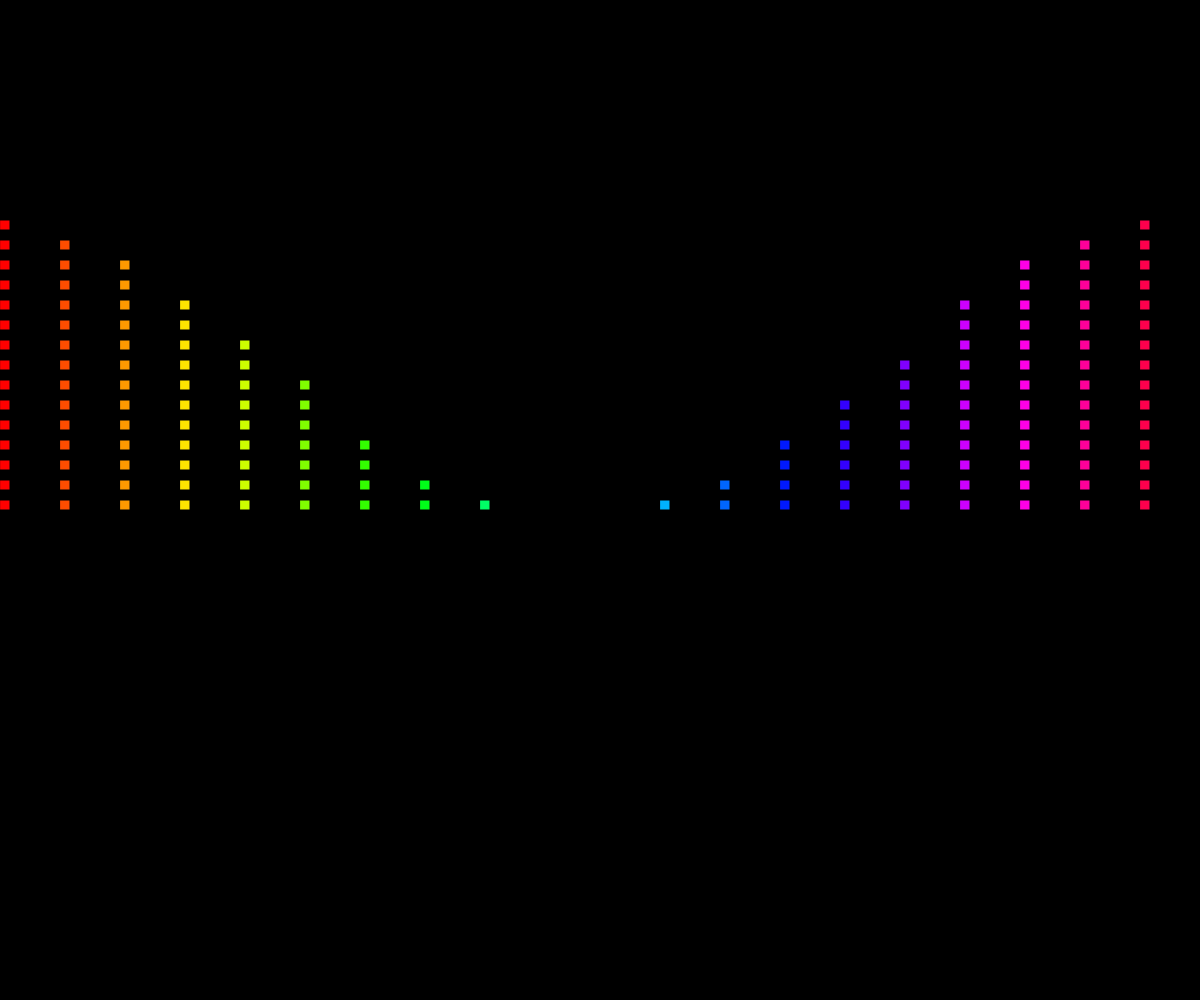
Frame 1 (no input)
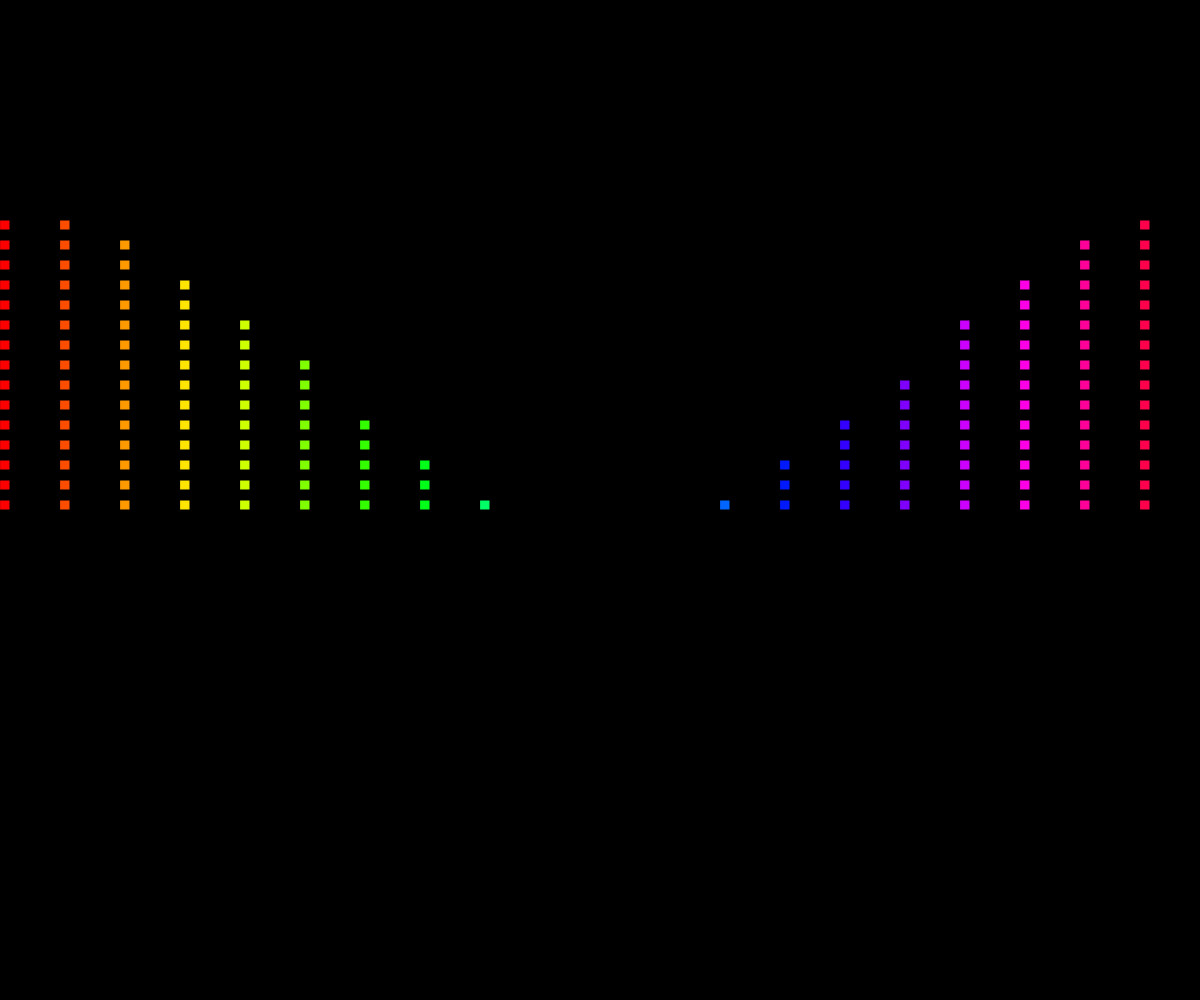
Frame 60 (no input)
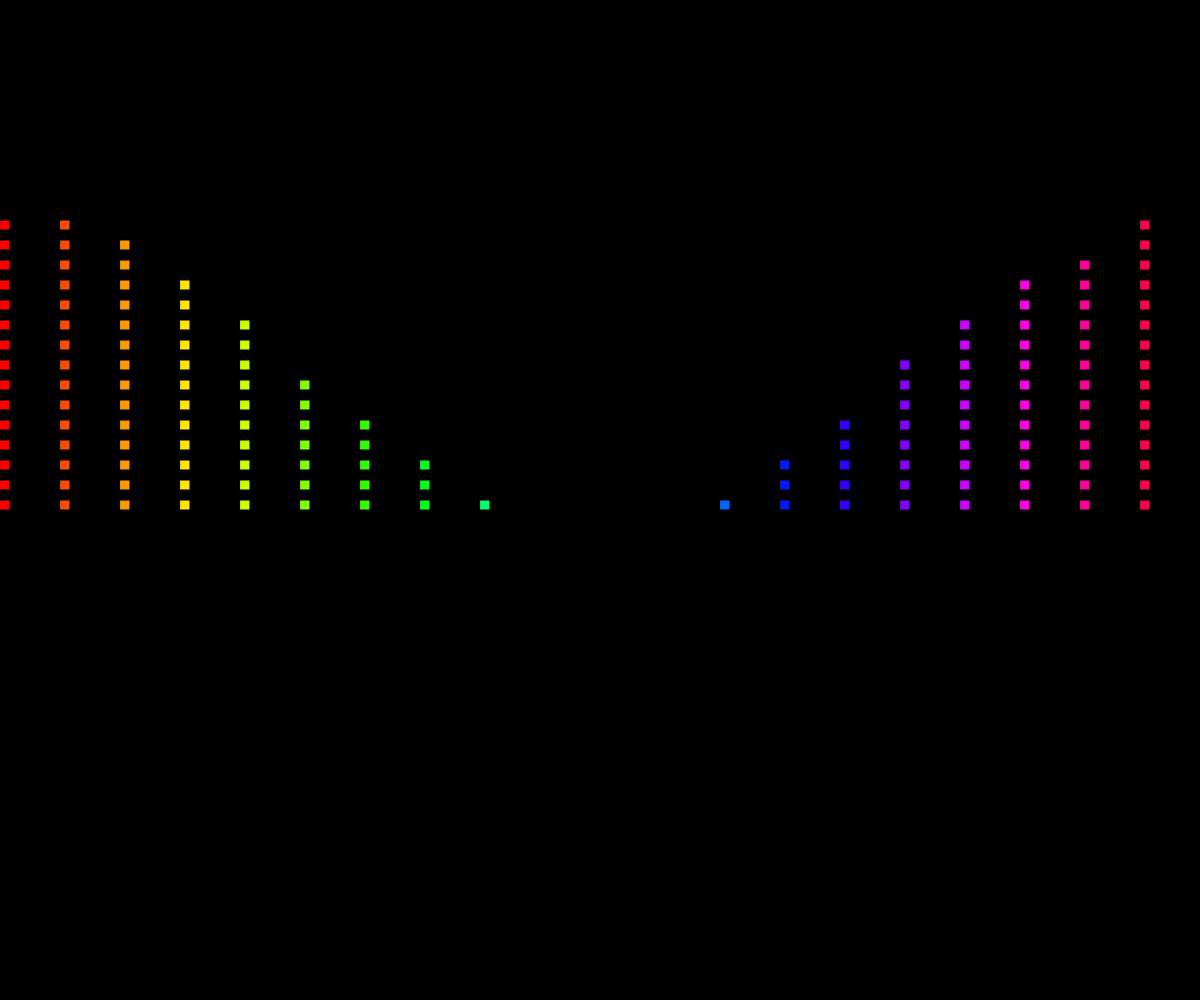
Frame 120 (the mouse pressed at the canvas centre since frame 60)

The p5.js sketch that drew these frames (run headless with seeded random() and noise() and a simulated clock; from frame 60 on, the mouse is pressed at the canvas centre):

// p5.js sketch
// ── sketch.js
/* ###### CONFIG ######## */

/* ###### ADVANCED ###### */
var gridSqSize = 10;
var gridSqSpacing = 10;
var count = 20;

/* ###### GLOBALS ####### */
var s1,s2,s3,s4;
var scale;

function setup(){
	createCanvas(windowWidth, windowHeight);
	background(0, 0, 20);

	angleMode(RADIANS);
	colorMode(HSB);
	smooth();

	scale = new Array(count);
	for (var i = 0; i < scale.length; i++){
		var x = windowWidth / count * i;
		scale[i] = new gridScale(x, windowHeight/2, 15, i/scale.length * 1000);

		if (i%2==0) scale[i].period *= 1.001;
	}
}

function draw(){
	background(0, 0, 0);
	//console.clear();
	stroke(hue, 255, 20);
	
	for (var i = 0; i < scale.length; i++){
		var hue = 360 * scale[i].x / windowWidth;
		fill(hue, 100, 120);

		scale[i].update();
		scale[i].draw();
	}
}

/* ####################### */

function gridScale(x, y, a, phase){
	this.x = x; 
	this.y = y;

	this.maxvalue = a;

	this.value = a;

	this.period = 1000;
	this.phase = phase;

	this.update = function(){
		var c_t = cos(((millis() + this.phase) % this.period) / this.period * TAU);
		this.value = round(this.maxvalue * (1 + c_t) / 2);
	}

	this.draw = function(){
		log ("Draw " + this.x + ", " + this.y);
		var s = gridSqSize + gridSqSpacing;
		for (var i = 0; i < this.value; i++){
			rect(x, y - i * s, gridSqSize, gridSqSize);
		}
	}
}
